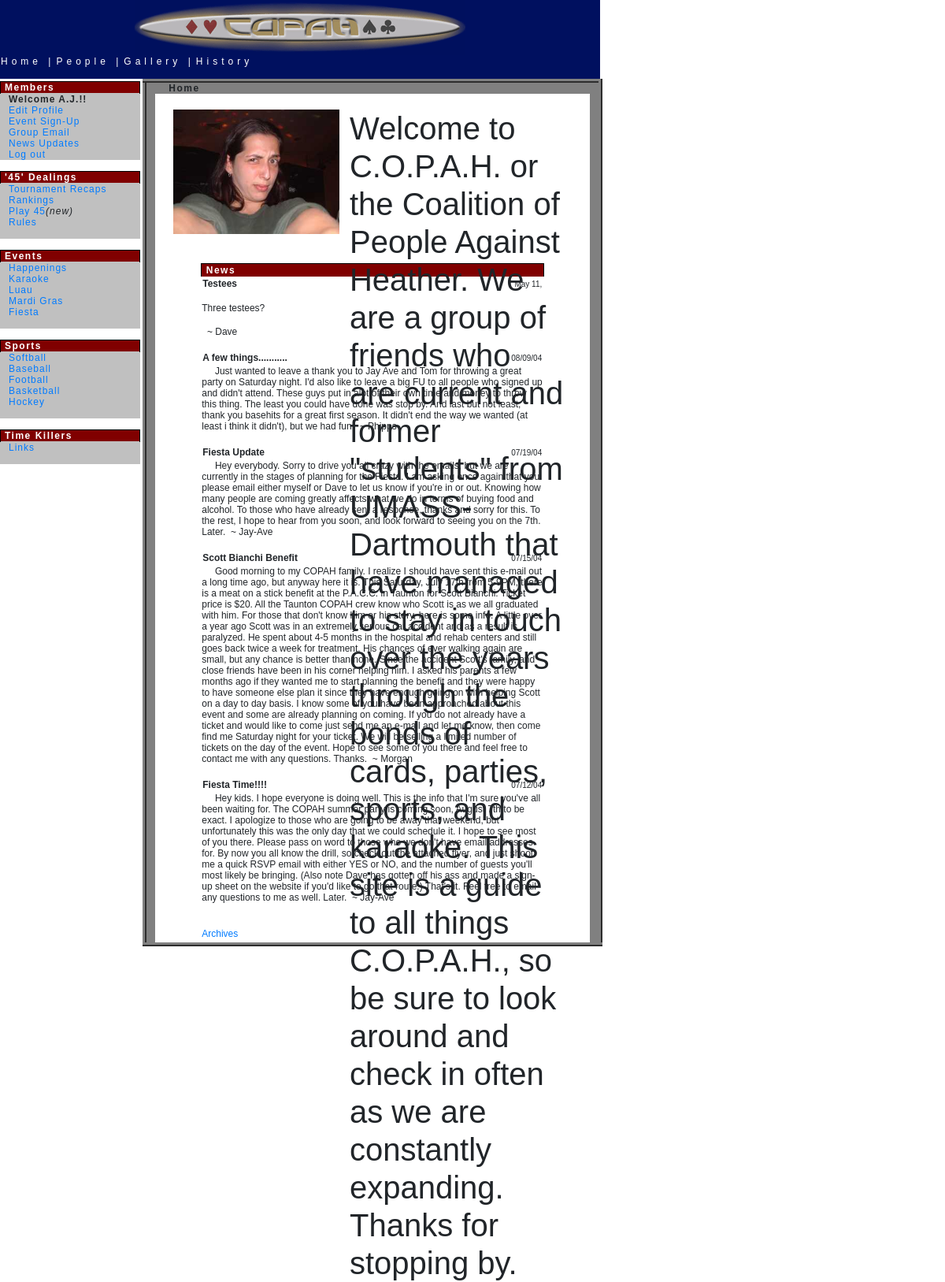
Page / (signed in) on the committed database.
### main.py (models this page shows, shortened)
class Members(UserMixin, db.Model):
    __tablename__ = "members"
    FirstName = db.Column(db.String(250))
    LastName = db.Column(db.String(250))
    AKA = db.Column(db.String(250))
    Major = db.Column(db.String(250))
    Birthday = db.Column(db.String(250))
    Address = db.Column(db.String(250))
    Address2 = db.Column(db.String(250))
    City = db.Column(db.String(250))
    State = db.Column(db.String(2))
    Zip = db.Column(db.String(10))
    CellPhone = db.Column(db.String(250))
    HomePhone = db.Column(db.String(250))
    EMail = db.Column(db.String(250))
    Work = db.Column(db.String(250))
    WebSiteURL = db.Column(db.String(250))
    WebSiteName = db.Column(db.String(250))
    MemberName = db.Column(db.String(250), primary_key=True)
    Password = db.Column(db.String(250))
    Picture = db.Column(db.String(250))
    Luncheon2000 = db.Column(db.Integer())
    Friend = db.Column(db.Integer())
    Football = db.Column(db.Integer())
    Basketball = db.Column(db.Integer())
    Hockey = db.Column(db.Integer())
    Owner = db.Column(db.String(250))
    Baseball = db.Column(db.Integer())
    Guests = db.Column(db.Integer())
    CN = db.Column(db.String(250))

class News(db.Model):
    __tablename__ = "news"
    ID = db.Column(db.Integer, primary_key=True)
    Title = db.Column(db.String(250), nullable=False)
    Blurb = db.Column(db.String(250))
    Date = db.Column(db.String(250), nullable=False)
    News = db.Column(db.Text, nullable=False)
    AKA = db.Column(db.String(40), nullable=False)

### main.py (the view)
@app.route('/')
def home():
    news = News.query.order_by(News.ID.desc()).all()[:5]
    random_picture = choice(Pictures.query.all())
    photofilename = "graphics/" + random_picture.Event + "/" + random_picture.File
    return render_template("index.html", news=news, photo=random_picture, photo_filename=photofilename,
                           current_user=current_user)

### main.py (called while the page is built)
@login_manager.user_loader
def load_user(member_name):
    return Members.query.get(member_name)

### templates/index.html (shortened to what this page needs)
<html>
<head>
    {% include "header.html" %}
    {% include "side.html" %}
    <td bgcolor="white" width="76%" class=main align="center" valign="top">
        <table width="90%" cellspacing="0" cellpadding="0">
            <tr>
                <td class=title><b>Home</b></td>
            </tr>
        </table>
        <table width="96%" bgcolor="#FFFFFF" cellspacing="3" cellpadding="2" valign="top">
            <tr>
                <td><br></td>
            </tr>
            <tr>
                <td colspan="2">
                    {% if photo %}
                    <table align="center" border="0" cellpadding="0" cellspacing="0" width="108%">
                        <tr>
                            <td align="right">
                                <div style="position:relative;left:-88;width:320;"><img alt="{{ photo.Comment }}"
                                                                                        border="0"
                                                                                        src="{{ url_for('static', filename=photo_filename) }}"
                                                                                        width="66%">
                                </div>
                            </td>
                            <td align="left" valign="top" width="100%">
                                <div style="position:relative;left:-75;height:0;"><h1>Welcome to C.O.P.A.H. or the
                                    Coalition of People Against Heather. We are a group of friends who are current and
                                    former "students" from UMASS-Dartmouth that have managed to stay in touch over the
                                    years through the bonds of cards, parties, sports, and karaoke. This site is a guide
                                    to all things C.O.P.A.H., so be sure to look around and check in often as we are
                                    constantly expanding. Thanks for stopping by.</h1></div>
                            </td>
                        </tr>
                    </table>
                    {% endif %}
                </td>
            </tr>
            <tr>
                <td><br></td>
            </tr>
            <tr>
                <td valign="top">
                    <table width="80%" align="center" valign="top">
                        <tr>
                            <td width="85%">
                                <table>
                                    <tr>
                                        <th class="boxhead">News</th>
                                    </tr>
                                    {% for item in news %}
                                    <tr>
                                        <td>
                                            <table width="100%" border=0>
                                                <tr>
                                                    <td class=bigTD><b>{{ item.Title }}</b></td>
                                                    <td align="right"><font size=-2> {{ item.Date[:8] }}</font></td>
                                                </tr>
                                            </table>
                                        </td>
                                    </tr>
                                    <tr>
                                        <td class=normTD>&nbsp;&nbsp;&nbsp;&nbsp;&nbsp;{{ item.News|safe }}&nbsp;&nbsp;~
                                            {{
                                            item.AKA }}
                                        </td>
                                    </tr>
                                    <tr>
                                        <td><br></td>
                                    </tr>
                                    {% endfor %}
                                    <br>
                                    <tr>
                                        <td><br>
                                            <a href="{{ url_for('archives') }}" target="_blank">Archives</a>
                                        </td>
                                    </tr>
                                </table>
                            </td>
                        </tr>
                    </table>
        </table>
    </td>
    </tr>
    </body>
</html>

### templates/side.html
<tr>
    <td width="180px" valign="top">
        <table width="178px" cellspacing="0" cellpadding="0" border="0">
            <tr>
                <td class="boxhead">Members</td>
            </tr>
            {% if current_user.is_authenticated: %}
            <tr>
                <td class="Side">
                    <strong>Welcome {{ current_user.AKA }}!!</strong><br>
                    <a href="editprofile.asp">Edit&nbsp;Profile</a><br>
                    <a href="eventsignup.asp">Event&nbsp;Sign-Up</a><br>
                    <a href="groupemail.asp">Group&nbsp;Email</a><br>
                    <a href="{{ url_for('news_post') }}">News&nbsp;Updates</a><br>
                    <a href="{{ url_for('logout') }}">Log out</a><br>
                </td>
            </tr>
            {% else: %}
            <tr>
                <td class="Side">
                    <a href="{{ url_for('login') }}">Login</a><br>&nbsp;
                </td>
            </tr>
            {% endif %}
            <tr>
                <td><br></td>
            </tr>
            <tr>
                <td class="boxhead">'45' Dealings</td>
            </tr>
            <tr>
                <td class="Side"><a href="{{ url_for('tournaments') }}">Tournament Recaps</a><br>
                    <a href="{{ url_for('rankings') }}">Rankings</a><br>
                    <a href="https://dsull29.github.io/45s/">Play 45</a><em>(new)</em><br>
                    <a href="{{ url_for('rules_of_45') }}">Rules</a><br>&nbsp;
                </td>
            </tr>
            <tr>
                <td><br></td>
            </tr>
            <tr>
                <td class=boxhead>Events</td>
            </tr>
            <tr>
                <td class=Side><a href="{{ url_for('happenings') }}">Happenings</a><br>
                    <a href="{{ url_for('karaoke') }}">Karaoke</a><br>
                    <a href="{{ url_for('luau') }}">Luau</a><br>
                    <a href="{{ url_for('mardigras') }}">Mardi Gras</a><br>
                    <a href="{{ url_for('fiesta') }}">Fiesta</a><br>&nbsp;
                </td>
            </tr>
            <tr>
                <td><br></td>
            </tr>
            <tr>
                <td class=boxhead>Sports</td>
            </tr>
            <tr>
                <td class=Side><a href="softball.asp">Softball</a><br>
                    <a href="baseball.asp?O=Per Desc">Baseball</a><br>
                    <a href="football.asp">Football</a><br>
                    <a href="basketball.asp">Basketball</a><br>
                    <a href="hockey.asp">Hockey</a><br>&nbsp;
                </td>
            </tr>
            <tr>
                <td><br></td>
            </tr>
            <tr>
                <td class=boxhead>Time Killers</td>
            </tr>
            <tr>
                <td class=Side>
                    <a href="{{ url_for('links') }}">Links</a><br>&nbsp;
                </td>
            </tr>
        </table>
    </td>
    <td width="10px"><br></td>

### static/css/copah.css (style rules this page uses)
body { background-color: #00105F; background-position: right; background-repeat: no-repeat; background-attachment: fixed; margin-left : 0px; font-size: 12px; }
td { font : 12px Arial, Helvetica, sans-serif; }
.BoxHead { font: 12px Verdana, Geneva, Arial, Helvetica, sans-serif; letter-spacing : 1.5px; color : White; background-color: Maroon; font-weight : bold; left : 100px; text-indent : 5px; border-left : thin ridge Black; border-right : thin ridge Black; border-top : thin ridge Black; }
.NormTD { font-family : Arial, Helvetica, sans-serif; font-size : 12px; }
.bigTD { font-family : Arial, Helvetica, sans-serif; font-size : bold 13px; }
.Main { background-color:Gray; border : thick inset Gray; font-family : Arial, Helvetica, sans-serif; font-size : 10px; }
.Side { font-family : Arial, Helvetica, sans-serif; font-size : 12px; background-color: #D4D4D4; letter-spacing : 1px; vertical-align : baseline; border-top : thin ridge Silver; border-right : thin ridge Silver; border-left : thin ridge Silver; background : Silver; padding-left : 10px; }
H1 { font-family : Arial, Helvetica, sans-serif; font-size : 13px }
.title { font : 600 16px; letter-spacing : 1.5px; margin-left : 10px; text-align : left; }
A { color: #00105F; font: 12px }

### rows in the picture
Members: AKA "A.J."
News: Title "Testees", Date "May 11,", News "Three testees?", AKA "Dave"
News: Title "A few things...........", Date "08/09/04", News "Just wanted to leave a thank you to Jay Ave and Tom for throwing a great party on Saturday night. I'd also like to leave a big FU to all people who signed up and didn't attend. These guys put in alot of their own time and money to throw this thing. The least you could have done was stop by. And last but not least, thank you basehits for a great first season. It didn't end the way we wanted (at least i think it didn't), but we had fun.", AKA "Phipps"
News: Title "Fiesta Update", Date "07/19/04", News "Hey everybody. Sorry to drive you all crazy with the emails, but we are currently in the stages of planning for the Fiesta. I am asking once again that you please email either myself or Dave to let us know if you're in or out. Knowing how many people are coming greatly affects what we do in terms of buying food and alcohol. To those who have already sent a response, thanks and sorry for this. To the rest, I hope to hear from you soon, and look forward to seeing you on the 7th. Later.", AKA "Jay-Ave"
News: Title "Scott Bianchi Benefit", Date "07/15/04", News "Good morning to my COPAH family. I realize I should have sent this e-mail out a long time ago, but anyway here it is. This Saturday, July 17th from 5-9PM, there is a meat on a stick benefit at the P.A.C.C. in Taunton for Scott Bianchi. Ticket price is $20. All the Taunton COPAH crew know who Scott is as we all graduated with him. For those that don't know him or his story, here is some info. A little over a year ago Scott was in an extremely serious car accident and as a result is paralyzed. He spent about 4-5 months in the hospital and rehab centers and still goes back twice a week for treatment. His chances of ever walking again are small, but any chance is better than none. Since the…", AKA "Morgan"
News: Title "Fiesta Time!!!!", Date "07/12/04", News "Hey kids. I hope everyone is doing well. This is the info that I'm sure you've all been waiting for. The COPAH summer party is coming soon, August 7th to be exact. I apologize to those who are going to be away that weekend, but unfortunately this was the only day that we could schedule it. I hope to see most of you there. Please pass on word to those who we don't have email addresses for. By now you all know the drill, so check out the attached flyer, and just shoot me a quick RSVP email with either YES or NO, and the number of guests you'll most likely be bringing. (Also note Dave has gotten off his ass and made a sign-up sheet on the website if you'd like to go that route.) That's it.…", AKA "Jay-Ave"
